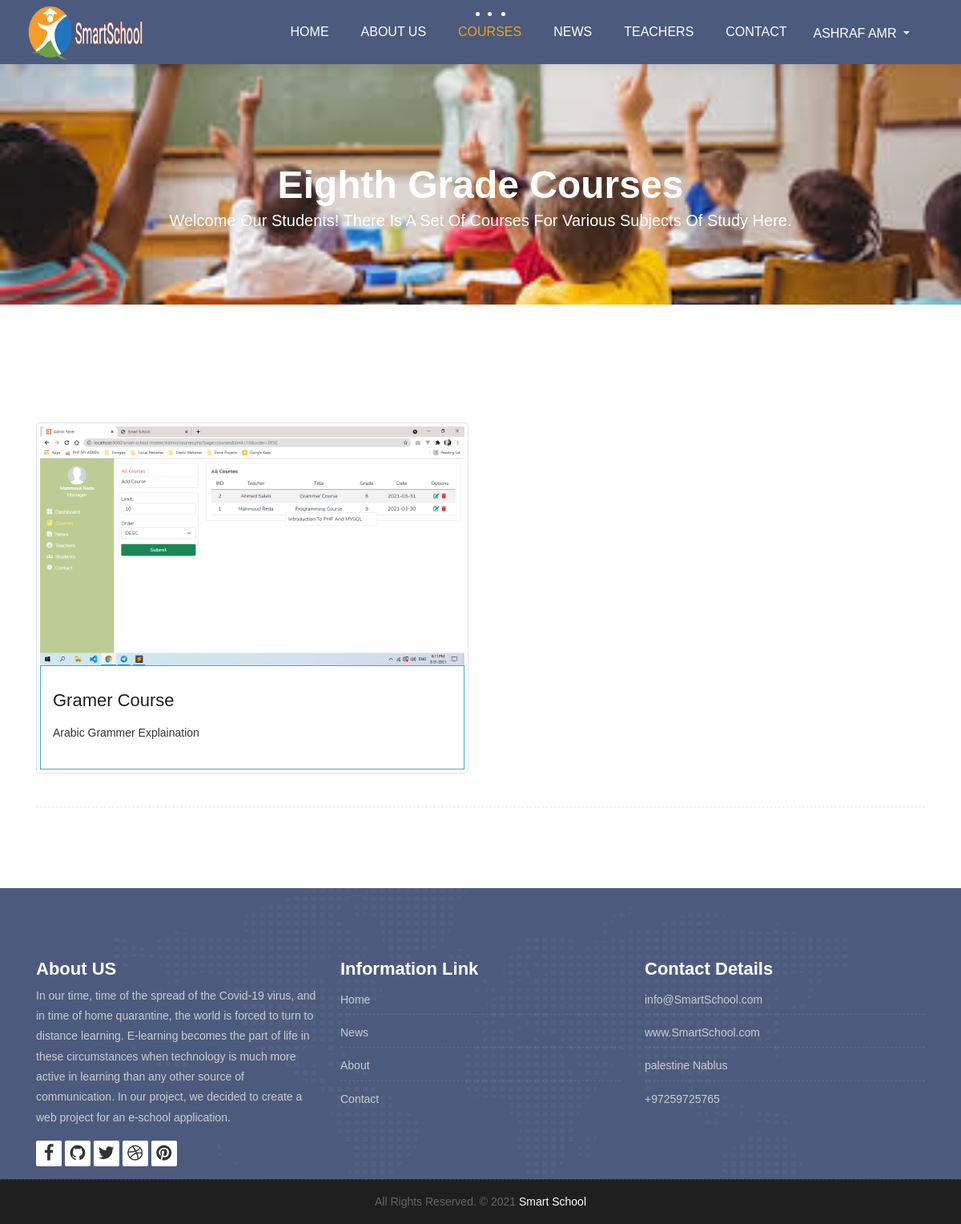
The page /courses.php?grade=8 (signed in) on the database its author committed.
### tables this page shows
CREATE TABLE `students` (
  `id` int(11) NOT NULL,
  `name` varchar(80) NOT NULL,
  `student_id` varchar(20) NOT NULL,
  `email` varchar(50) NOT NULL,
  `grade` varchar(2) NOT NULL,
  `password` varchar(150) NOT NULL,
  `birth_date` date NOT NULL,
  `date` date NOT NULL
);

CREATE TABLE `courses` (
  `id` int(11) NOT NULL,
  `grade` int(11) NOT NULL,
  `teacher` int(11) NOT NULL,
  `image` varchar(250) NOT NULL,
  `title` varchar(150) NOT NULL,
  `description` varchar(255) NOT NULL,
  `date` date NOT NULL
);

### includes/init.php (called while the page is built, shortened)
<?php
include 'templates/_header.php';

### courses.php (the view, shortened to what this page needs)
<?php
$pageName = 'courses';
require 'includes/init.php';
function getCourses ($grade) {
	global $conn;
	$getCourses = $conn->prepare("SELECT
	image, title, description
	FROM
	courses
	WHERE grade = ?
	ORDER BY id DESC");
	$getCourses->execute([$grade]);
	if($getCourses->rowCount() > 0){
		return $getCourses->fetchAll();
	}else{
		return 0;
	}
}
?>
<div class="all-title-box">
	<div class="container text-center">
		<?php
		if($_GET['grade'] == 8){$val = 'Eighth';}
		?>
		<h1><?php echo $val;?> grade courses <span class="m_1">Welcome our students! There is a set of courses for various subjects of study here.</span></h1>
	</div>
</div>
<div id="overviews" class="section wb">
    <div class="container">
        <hr class="invis">
        <div class="row">
        	<?php
	        $courses = getCourses($_GET['grade']);
	        if($courses !== 0){
	        	foreach ($courses as $course) {
	    			?>
	    			<div class="col-lg-6 col-md-6 col-12 mb-3">
		                <div class="course-item border p-1 rounded">
							<div class="image-blog">
								<img src="images/courses/<?php echo $course['image'];?>" alt="<?php echo $course['title'] . ' Image';?>" class="img-fluid">
							</div>
							<div class="course-br">
								<div class="course-title">
									<h2><?php echo $course['title'];?></h2>
								</div>
								<div class="course-desc">
									<p><?php echo nl2br($course['description']);?></p>
								</div>
							</div>
						</div>
		            </div>
	    			<?php
	        	}
	    	}else{
	    		?>
	    		<div class="col-12">
	    			<div class="alert alert-info">There Is No Courses For Grade <?php echo $_GET['grade'];?></div>
	    		</div>
	    		<?php
	    	}
	        ?>
        </div>
		<hr class="hr3">
    </div>
</div>
<?php include 'templates/_footer.php';?>

### templates/_navbar.php (shortened to what this page needs)
<?php
function getUser () {
    global $conn;
    if($_SESSION['smart_school_position'] === 0){
        $position = 'students';
    }else if ($_SESSION['smart_school_position'] === 1){
        $position = 'teachers';
    }else{header('location:user.php?page=logout');}
    $getUser = $conn->prepare("SELECT
        name
        FROM
        $position
        WHERE
        id = ?");
    $getUser->execute([$_SESSION['smart_school_user']]);
    return $getUser->fetch();
}
?>
<nav class="navbar navbar-expand-lg navbar-light bg-light">
    <div class="container-fluid">
        <a class="navbar-brand" href="index.php">
            <img src="images/logoo1.png"  alt="" style="width: 150px; height: 70px;"  />
        </a>
        <div class="collapse navbar-collapse" id="navbars-host">
            <ul class="navbar-nav ml-auto">
                <li class="nav-item <?php if(isset($pageName) && $pageName == 'home'){echo 'active';}?>"><a class="nav-link" href="index.php">Home</a></li>
                <li class="nav-item <?php if(isset($pageName) && $pageName == 'about'){echo 'active';}?>"><a class="nav-link" href="about.php">About Us</a></li>
                <li class="nav-item dropdown <?php if(isset($pageName) && $pageName == 'courses'){echo 'active';}?>">
                    <a class="nav-link dropdown-toggle" href="#" id="dropdown-a" data-toggle="dropdown">Courses </a>
                </li>
                <li class="nav-item <?php if(isset($pageName) && $pageName == 'news'){echo 'active';}?>"><a class="nav-link" href="blog.php">News</a></li>
                <li class="nav-item <?php if(isset($pageName) && $pageName == 'teachers'){echo 'active';}?>"><a class="nav-link" href="teachers.php">Teachers</a></li>
                <li class="nav-item <?php if(isset($pageName) && $pageName == 'contact'){echo 'active';}?>"><a class="nav-link" href="contact.php">Contact</a></li>
                <?php
                if(isset($_SESSION['smart_school_user'])){
                    ?>
                    <li class="ml-0 nav-item">
                        <div class="btn-group">
                          <button class="btn mt-1 text-uppercase text-white bg-transparent dropdown-toggle" type="button" data-toggle="dropdown" aria-haspopup="true" aria-expanded="false">
                            <?php echo getUser()['name'];?>
                          </button>
                        </div>
                    </li>
                    <?php
                }
                ?>
            </ul>
        </div>
    </div>
</nav>

### rows shown on the page
students: name "ASHRAF AMR"
courses: image (picture), title "Gramer Course", description "Arabic Grammer Explaination"

### other values the page prints
$val "Eighth"
